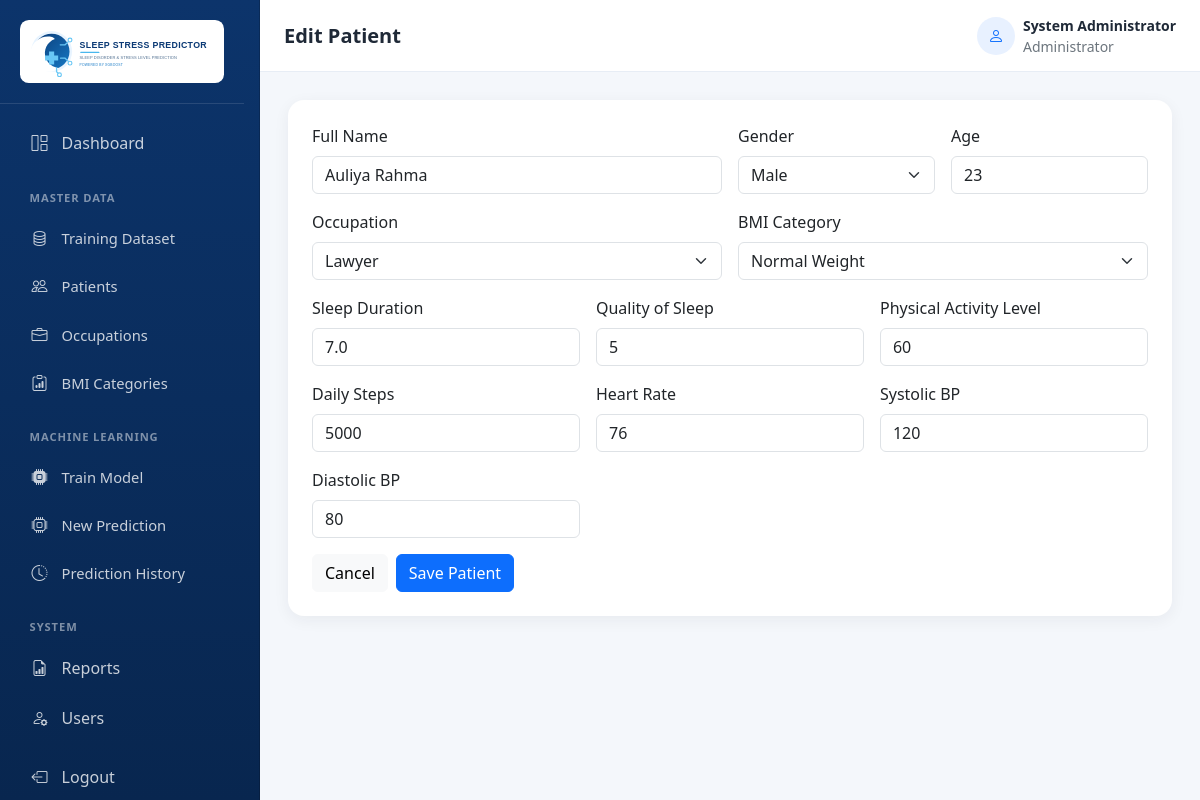
Before: /master-data/patients/1/edit (signed in) with the older database file.
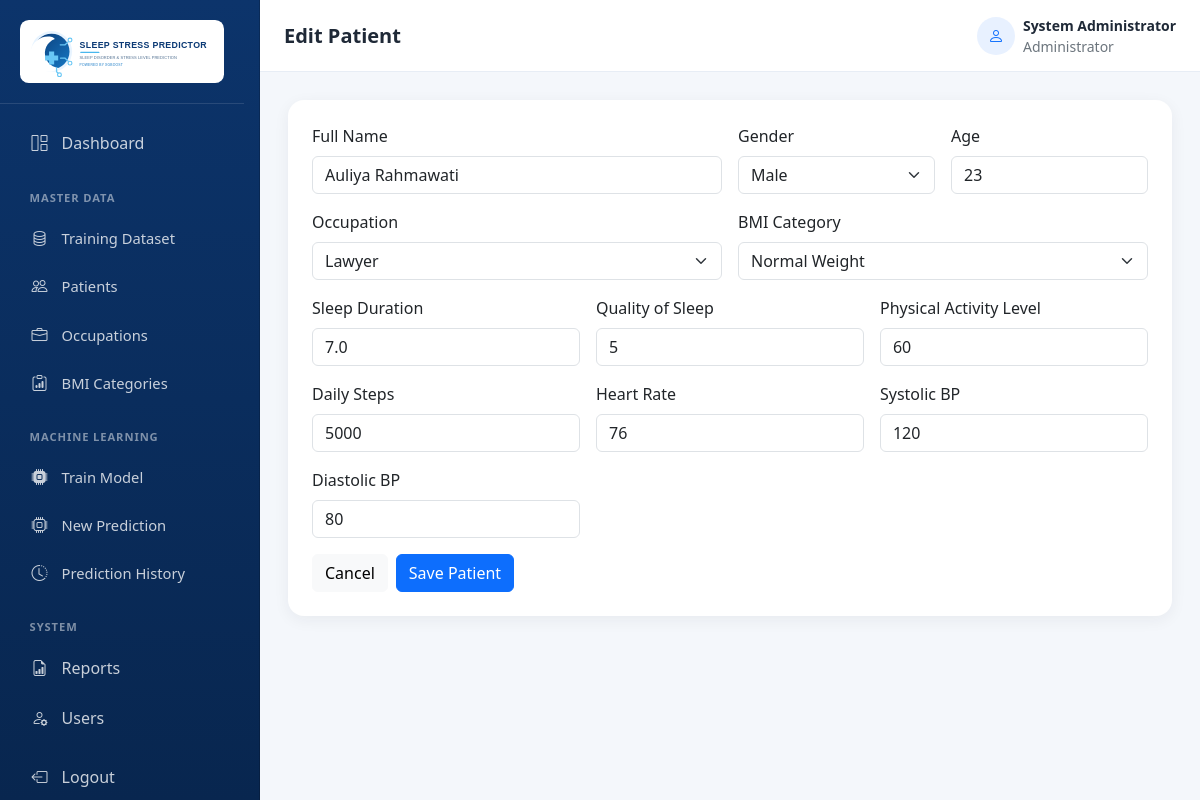
After: the same page with the newer database file.
### models/database.py (models this page shows)
class Patient(db.Model):
    __tablename__ = "patients"
    id = db.Column(db.Integer, primary_key=True)
    full_name = db.Column(db.String(120), nullable=False)
    gender = db.Column(db.String(20), nullable=False)
    age = db.Column(db.Integer, nullable=False)
    occupation_id = db.Column(db.Integer, db.ForeignKey("occupations.id"), nullable=False, index=True)
    sleep_duration = db.Column(db.Float, nullable=False)
    quality_of_sleep = db.Column(db.Integer, nullable=False)
    physical_activity_level = db.Column(db.Integer, nullable=False)
    daily_steps = db.Column(db.Integer, nullable=False)
    bmi_category_id = db.Column(db.Integer, db.ForeignKey("bmi_categories.id"), nullable=False, index=True)
    heart_rate = db.Column(db.Integer, nullable=False)
    systolic_bp = db.Column(db.Integer, nullable=False)
    diastolic_bp = db.Column(db.Integer, nullable=False)
    created_at = db.Column(db.DateTime, nullable=False, default=jakarta_now)
    updated_at = db.Column(db.DateTime, nullable=False, default=jakarta_now, onupdate=jakarta_now)
    occupation = db.relationship("Occupation", back_populates="patients")
    bmi_category = db.relationship("BmiCategory", back_populates="patients")
    prediction_history = db.relationship(
        "PredictionHistory", back_populates="patient", cascade="all, delete-orphan"
    )

### routes/master_data.py (the view, shortened to what this page needs)
@master_data_bp.route("/patients/<int:patient_id>/edit", methods=["GET", "POST"])
@login_required
def patient_edit(patient_id):
    patient = db.get_or_404(Patient, patient_id)
    return render_template("patients/form.html", patient=patient, occupations=Occupation.query.order_by(Occupation.name).all(), bmi_categories=BmiCategory.query.order_by(BmiCategory.name).all())

### app.py (called while the page is built)
@login_manager.user_loader
def load_user(user_id):
    return db.session.get(User, int(user_id))

### templates/patients/form.html
{% extends "base.html" %}
{% block title %}{{ 'Edit Patient' if patient else 'Add Patient' }} - Sleep Stress Predictor{% endblock %}{% block page_title %}{{ 'Edit Patient' if patient else 'Add Patient' }}{% endblock %}
{% block content %}<div class="card border-0 dashboard-card"><div class="card-body p-4"><form method="post" class="row g-3"><div class="col-md-6"><label class="form-label">Full Name</label><input class="form-control" name="full_name" required value="{{ request.form.get('full_name', patient.full_name if patient else '') }}"></div><div class="col-md-3"><label class="form-label">Gender</label><select class="form-select" name="gender" required>{% set selected = request.form.get('gender', patient.gender if patient else '') %}<option value="">Select</option><option value="Male" {% if selected == 'Male' %}selected{% endif %}>Male</option><option value="Female" {% if selected == 'Female' %}selected{% endif %}>Female</option></select></div><div class="col-md-3"><label class="form-label">Age</label><input type="number" min="1" max="120" class="form-control" name="age" required value="{{ request.form.get('age', patient.age if patient else '') }}"></div><div class="col-md-6"><label class="form-label">Occupation</label><select class="form-select" name="occupation_id" required><option value="">Select</option>{% set selected = request.form.get('occupation_id', patient.occupation_id if patient else '') %}{% for item in occupations %}<option value="{{ item.id }}" {% if selected|int == item.id %}selected{% endif %}>{{ item.name }}</option>{% endfor %}</select></div><div class="col-md-6"><label class="form-label">BMI Category</label><select class="form-select" name="bmi_category_id" required><option value="">Select</option>{% set selected = request.form.get('bmi_category_id', patient.bmi_category_id if patient else '') %}{% for item in bmi_categories %}<option value="{{ item.id }}" {% if selected|int == item.id %}selected{% endif %}>{{ item.name }}</option>{% endfor %}</select></div>{% for name,label,min,max,step in [('sleep_duration','Sleep Duration',0,24,'0.1'),('quality_of_sleep','Quality of Sleep',1,10,'1'),('physical_activity_level','Physical Activity Level',0,100,'1'),('daily_steps','Daily Steps',0,50000,'1'),('heart_rate','Heart Rate',1,250,'1'),('systolic_bp','Systolic BP',1,300,'1'),('diastolic_bp','Diastolic BP',1,200,'1')] %}<div class="col-md-4"><label class="form-label">{{ label }}</label><input type="number" min="{{ min }}" max="{{ max }}" step="{{ step }}" class="form-control" name="{{ name }}" required value="{{ request.form.get(name, patient|attr(name) if patient else '') }}"></div>{% endfor %}<div class="col-12"><a class="btn btn-light" href="{{ url_for('master_data.patients') }}">Cancel</a><button class="btn btn-primary" type="submit">Save Patient</button></div></form></div></div>{% endblock %}

Changed rows visible on the page:
changed Patient "Male": full_name "Auliya Rahma" → "Auliya Rahmawati"
